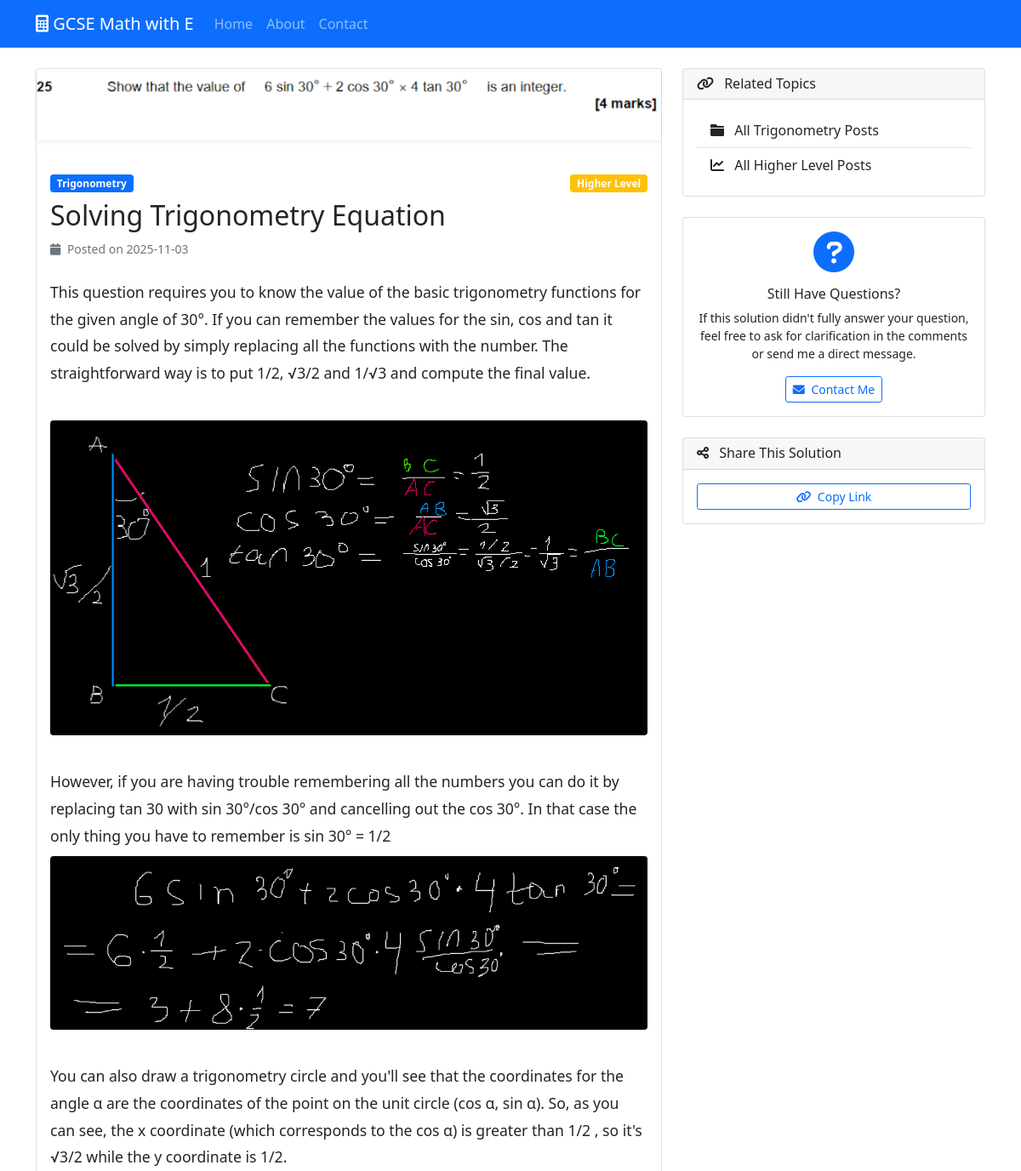
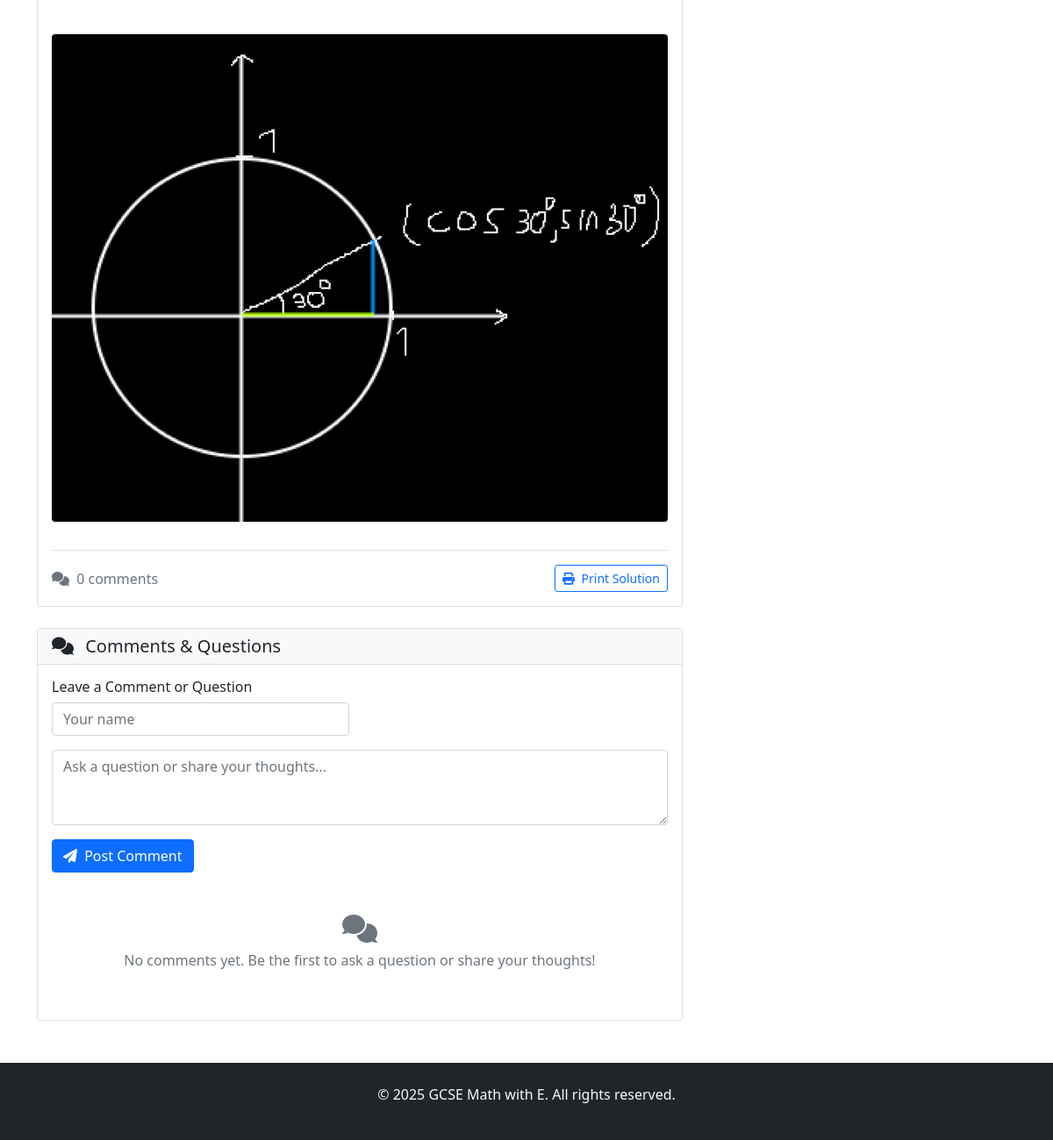
Screenshot of /post/3 with the database file from the repository (2 pictures, top to bottom).
### tables this page shows
CREATE TABLE posts (
                id INTEGER PRIMARY KEY AUTOINCREMENT,
                title TEXT NOT NULL,
                content TEXT NOT NULL,
                topic TEXT NOT NULL,
                difficulty TEXT,
                image_path TEXT,
                is_published BOOLEAN DEFAULT TRUE,
                created_at TIMESTAMP DEFAULT CURRENT_TIMESTAMP,
                updated_at TIMESTAMP DEFAULT CURRENT_TIMESTAMP
            );

### main.py (the view)
@app.route('/post/<int:post_id>')
def show_post(post_id):
    db = get_db()
    post = db.execute('SELECT * FROM posts WHERE id = ?', (post_id,)).fetchone()
    if not post:
        return "Post not found", 404
    if not post['is_published'] and 'user_id' not in session:
        return "Post not found", 404
    comments = db.execute(
        'SELECT * FROM comments WHERE post_id = ? ORDER BY created_at',
        (post_id,)
    ).fetchall()
    return render_template('post.html', post=post, comments=comments)

### main.py (called while the page is built)
def get_db():
    conn = sqlite3.connect(app.config['DATABASE'])
    conn.row_factory = sqlite3.Row
    return conn

### templates/post.html (shortened to what this page needs)
{% extends "base.html" %}
{% block content %}
<div class="row">
    <div class="col-lg-8">
        <article class="card mb-4">
            {% if post.image_path %}
                <div class="post-image-container text-center mb-4">
                    <img src="{{ url_for('static', filename='uploads/' + post.image_path) }}"
                     class="img-fluid rounded shadow-sm"
                     alt="{{ post.title }}">
                </div>
            {% endif %}
            <div class="card-body">
                <header class="mb-4">
                    <div class="d-flex justify-content-between align-items-center mb-2">
                        <span class="badge bg-primary">{{ post.topic|title }}</span>
                        {% if post.difficulty %}
                        <span class="badge bg-{{ 'success' if post.difficulty == 'foundation' else 'warning' }}">
                            {{ post.difficulty|title }} Level
                        </span>
                        {% endif %}
                    </div>
                    <h1 class="card-title h2">{{ post.title }}</h1>
                    <div class="text-muted mb-3">
                        <small>
                            <i class="fas fa-calendar me-1"></i>
                            Posted on {{ post.created_at[:10] if post.created_at is string else post.created_at.strftime('%B %d, %Y') }}
                        </small>
                    </div>
                </header>
                <div class="post-content">
                    {{ post.content|replace('\n', '<br>')|safe }}
                </div>
                <footer class="mt-4 pt-3 border-top">
                    <div class="d-flex justify-content-between align-items-center">
                        <div>
                            <span class="text-muted">
                                <i class="fas fa-comments me-1"></i>
                                {{ comments|length }} comment{{ 's' if comments|length != 1 }}
                            </span>
                        </div>
                        <div>
                            <button class="btn btn-outline-primary btn-sm" onclick="window.print()">
                                <i class="fas fa-print me-1"></i>
                                Print Solution
                            </button>
                        </div>
                    </div>
                </footer>
            </div>
        </article>
        <section class="card">
            <div class="card-header bg-light">
                <h5 class="card-title mb-0">
                    <i class="fas fa-comments me-2"></i>
                    Comments & Questions
                </h5>
            </div>
            <div class="card-body">
                <div class="mb-4">
                    <h6>Leave a Comment or Question</h6>
                    <form method="POST" action="{{ url_for('add_comment', post_id=post.id) }}">
                        <div class="row">
                            <div class="col-md-6 mb-3">
                                <input type="text" class="form-control" name="author_name"
                                       placeholder="Your name" required>
                            </div>
                        </div>
                        <div class="mb-3">
                            <textarea class="form-control" name="content" rows="3"
                                      placeholder="Ask a question or share your thoughts..." required></textarea>
                        </div>
                        <button type="submit" class="btn btn-primary">
                            <i class="fas fa-paper-plane me-1"></i>
                            Post Comment
                        </button>
                    </form>
                </div>
                {% if comments %}
                <div class="comments-list">
                    <h6 class="mb-3">Recent Comments ({{ comments|length }})</h6>
                    {% for comment in comments %}
                    <div class="comment-card border-start border-primary ps-3 mb-3">
                        <div class="d-flex justify-content-between align-items-start mb-1">
                            <strong class="text-primary">{{ comment.author_name }}</strong>
                            <small class="text-muted">
                                {{ comment.created_at[:16] }}
                            </small>
                        </div>
                        <p class="mb-0">{{ comment.content }}</p>
                    </div>
                    {% endfor %}
                </div>
                {% else %}
                <div class="text-center text-muted py-4">
                    <i class="fas fa-comments fa-2x mb-2 d-block"></i>
                    <p>No comments yet. Be the first to ask a question or share your thoughts!</p>
                </div>
                {% endif %}
            </div>
        </section>
    </div>
    <div class="col-lg-4">
        <div class="card mb-4">
            <div class="card-header">
                <h6 class="card-title mb-0">
                    <i class="fas fa-link me-2"></i>
                    Related Topics
                </h6>
            </div>
            <div class="card-body">
                <div class="list-group list-group-flush">
                    <a href="{{ url_for('index', topic=post.topic) }}" class="list-group-item list-group-item-action">
                        <i class="fas fa-folder me-2"></i>
                        All {{ post.topic|title }} Posts
                    </a>
                    {% if post.difficulty %}
                    <a href="{{ url_for('index', difficulty=post.difficulty) }}" class="list-group-item list-group-item-action">
                        <i class="fas fa-chart-line me-2"></i>
                        All {{ post.difficulty|title }} Level Posts
                    </a>
                    {% endif %}
                </div>
            </div>
        </div>
        <div class="card mb-4">
            <div class="card-body text-center">
                <i class="fas fa-question-circle text-primary fa-3x mb-3"></i>
                <h6>Still Have Questions?</h6>
                <p class="small">If this solution didn't fully answer your question, feel free to ask for clarification in the comments or send me a direct message.</p>
                <a href="{{ url_for('contact') }}" class="btn btn-outline-primary btn-sm">
                    <i class="fas fa-envelope me-1"></i>
                    Contact Me
                </a>
            </div>
        </div>
        <div class="card">
            <div class="card-header">
                <h6 class="card-title mb-0">
                    <i class="fas fa-share-alt me-2"></i>
                    Share This Solution
                </h6>
            </div>
            <div class="card-body">
                <div class="d-grid gap-2">
                    <button class="btn btn-outline-primary btn-sm" onclick="copyPostLink()">
                        <i class="fas fa-link me-1"></i>
                        Copy Link
                    </button>
                </div>
            </div>
        </div>
    </div>
</div>
{% endblock %}

### templates/post.html (style rules this page uses)
.post-content { line-height: 1.8; font-size: 1.1rem; }

### rows the page displays
posts: image_path (picture), topic "Trigonometry", difficulty "Higher", title "Solving Trigonometry Equation", created_at "2025-11-03", content "This question requires you to know the value of the basic trigonometry functions for the given angle of 30°. If you can remember the values for the sin, cos and tan it could be solved by simply replacing all the functions with the number. The straightforward way is to put 1/2, √3/2 and 1/√3 and compute the final value. However, if you are having trouble remembering all the numbers you can do it by replacing tan 30 with sin 30°/cos 30° and cancelling out the cos 30°. In that case the only thing you have to remember is sin 30° = 1/2 You can also draw a trigonometry circle and you'll see that the coordinates for the angle α are the coordinates of the point on the unit circle (cos α, sin α).…", content (picture)

### other values shown
{{ comments|length }} "0"
{{ 's' if comments|length != 1 }} "s"
